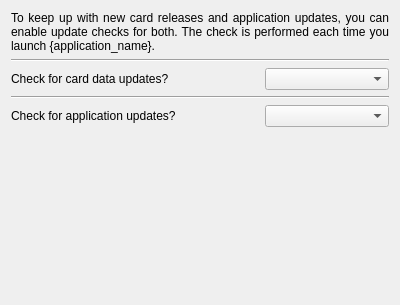
<?xml version="1.0" encoding="UTF-8"?>
<ui version="4.0">
 <class>WizardPage</class>
 <widget class="QWizardPage" name="WizardPage">
  <property name="geometry">
   <rect>
    <x>0</x>
    <y>0</y>
    <width>400</width>
    <height>305</height>
   </rect>
  </property>
  <property name="windowTitle">
   <string>WizardPage</string>
  </property>
  <property name="title">
   <string>Optional update checks</string>
  </property>
  <layout class="QGridLayout" name="gridLayout">
   <item row="4" column="2">
    <widget class="QComboBox" name="application_update_selection_combo_box"/>
   </item>
   <item row="0" column="0" colspan="3">
    <widget class="QLabel" name="update_label">
     <property name="text">
      <string>To keep up with new card releases and application updates, you can enable update checks for both. The check is performed each time you launch {application_name}.</string>
     </property>
     <property name="alignment">
      <set>Qt::AlignJustify|Qt::AlignVCenter</set>
     </property>
     <property name="wordWrap">
      <bool>true</bool>
     </property>
    </widget>
   </item>
   <item row="5" column="0" colspan="3">
    <spacer name="verticalSpacer">
     <property name="orientation">
      <enum>Qt::Vertical</enum>
     </property>
     <property name="sizeHint" stdset="0">
      <size>
       <width>20</width>
       <height>40</height>
      </size>
     </property>
    </spacer>
   </item>
   <item row="1" column="0" colspan="3">
    <widget class="Line" name="line_2">
     <property name="orientation">
      <enum>Qt::Horizontal</enum>
     </property>
    </widget>
   </item>
   <item row="4" column="0" colspan="2">
    <widget class="QLabel" name="application_update_label">
     <property name="text">
      <string>Check for application updates?</string>
     </property>
    </widget>
   </item>
   <item row="3" column="0" colspan="3">
    <widget class="Line" name="line">
     <property name="orientation">
      <enum>Qt::Horizontal</enum>
     </property>
    </widget>
   </item>
   <item row="2" column="0" colspan="2">
    <widget class="QLabel" name="card_data_update_label">
     <property name="text">
      <string>Check for card data updates?</string>
     </property>
    </widget>
   </item>
   <item row="2" column="2">
    <widget class="QComboBox" name="card_data_update_selection_combo_box"/>
   </item>
  </layout>
 </widget>
 <resources/>
 <connections/>
</ui>
